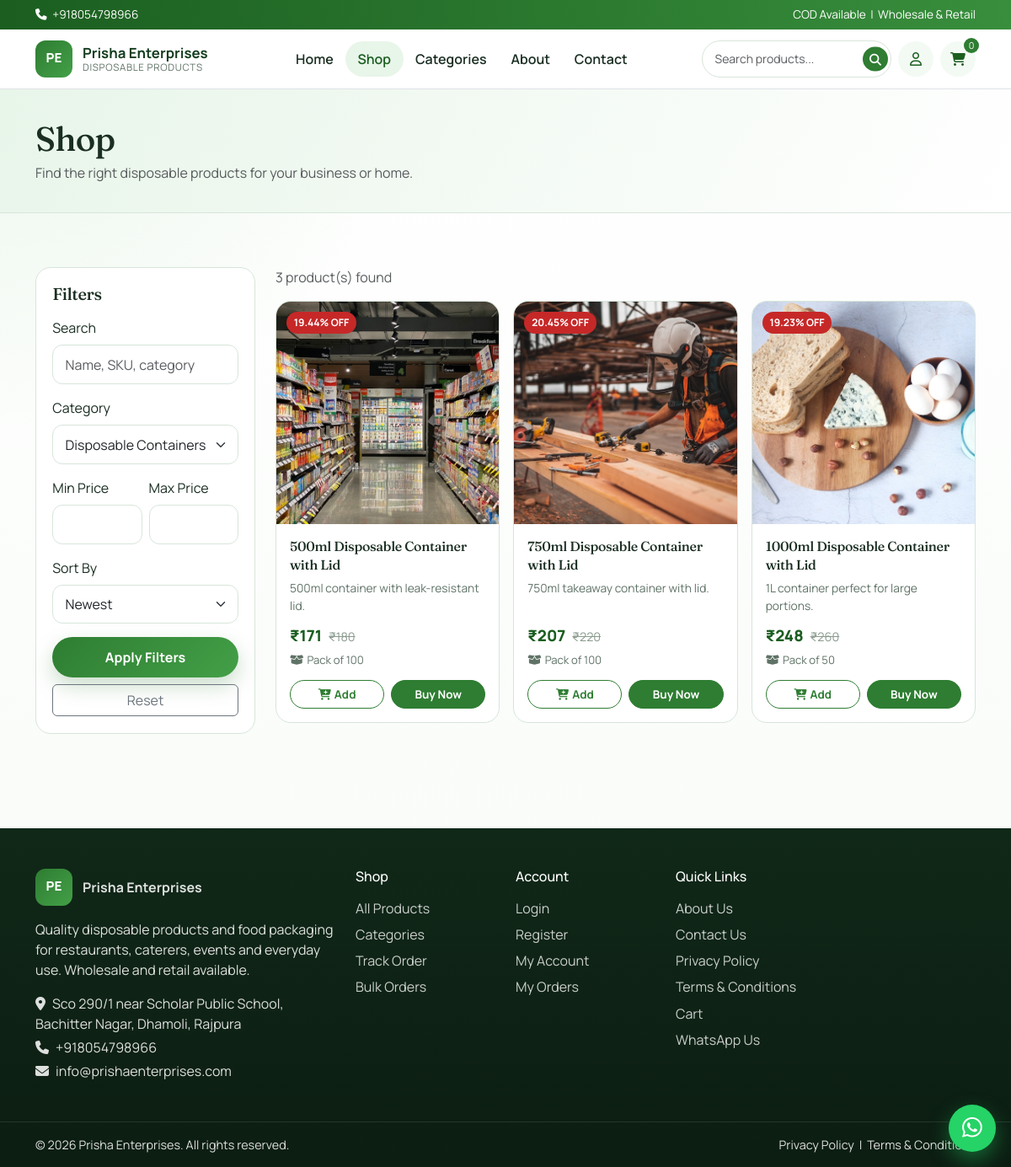
The page /shop.php?category=disposable-containers on the database as committed earlier.
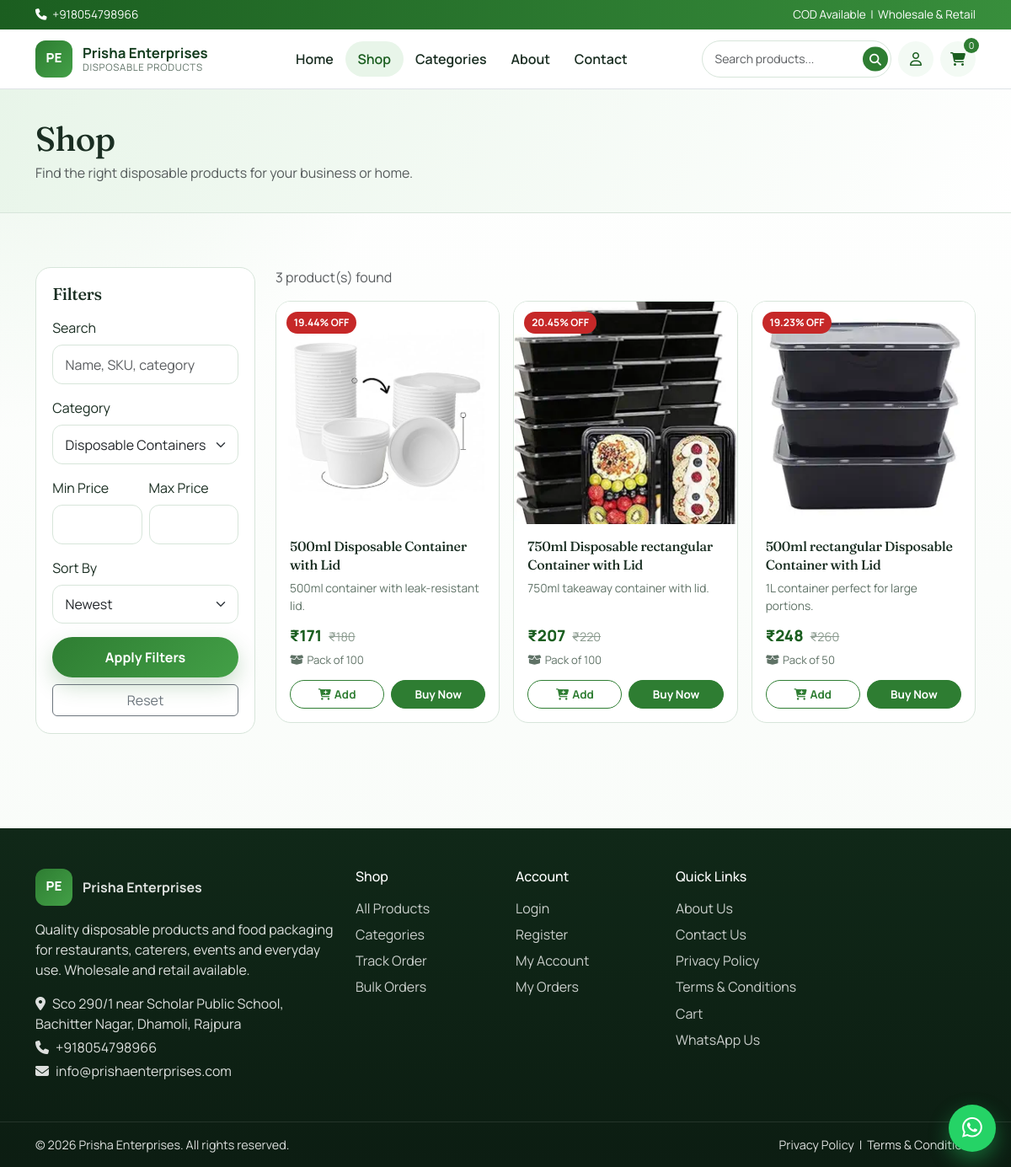
The same page on the database as committed later.
### tables this page shows
CREATE TABLE `products` (
  `id` int(10) unsigned NOT NULL AUTO_INCREMENT,
  `category_id` int(10) unsigned NOT NULL,
  `name` varchar(200) NOT NULL,
  `slug` varchar(220) NOT NULL,
  `sku` varchar(50) NOT NULL,
  `description` text DEFAULT NULL,
  `short_description` varchar(500) DEFAULT NULL,
  `price` decimal(10,2) NOT NULL DEFAULT 0.00,
  `mrp` decimal(10,2) NOT NULL DEFAULT 0.00,
  `discount` decimal(5,2) NOT NULL DEFAULT 0.00,
  `gst` decimal(5,2) NOT NULL DEFAULT 18.00,
  `stock` int(11) NOT NULL DEFAULT 0,
  `pack_size` varchar(100) DEFAULT NULL,
  `image` varchar(255) DEFAULT NULL,
  `status` enum('Active','Inactive') NOT NULL DEFAULT 'Active',
  `featured` tinyint(1) NOT NULL DEFAULT 0,
  `created_at` timestamp NULL DEFAULT current_timestamp(),
  `updated_at` timestamp NULL DEFAULT current_timestamp() ON UPDATE current_timestamp(),
  PRIMARY KEY (`id`),
  UNIQUE KEY `uk_products_sku` (`sku`),
  UNIQUE KEY `uk_products_slug` (`slug`),
  KEY `idx_products_category_id` (`category_id`),
  KEY `idx_products_status` (`status`),
  KEY `idx_products_created_at` (`created_at`),
  CONSTRAINT `fk_products_category` FOREIGN KEY (`category_id`) REFERENCES `categories` (`id`) ON UPDATE CASCADE
);

### includes/functions.php (called while the page is built, shortened)
<?php
function e(?string $value): string
{
    return htmlspecialchars((string)$value, ENT_QUOTES | ENT_SUBSTITUTE, 'UTF-8');
}
function url(string $path = ''): string
{
    return BASE_URL . '/' . ltrim($path, '/');
}
function asset(string $path): string
{
    return url('assets/' . ltrim($path, '/'));
}
function round_money(float|int|string $amount): float
{
    return (float)round((float)$amount, 0);
}
function format_money(float|int|string $amount): string
{
    return '₹' . number_format(round_money($amount), 0);
}
function product_gst_rate(array $product): float
{
    $gst = (float)($product['gst'] ?? 0);
    return $gst;
}
function product_price_incl_gst(array $product): float
{
    $price = (float)($product['price'] ?? 0);
    return round_money($price + ($price * product_gst_rate($product) / 100));
}
function product_image_url(?string $image): string
{
    $name = basename($image);
    $url = asset('images/' . rawurlencode($name));
    if (str_starts_with($name, 'prod_')) {
        $path = BASE_PATH . '/assets/images/' . $name;
        if (is_file($path)) {
            return $url . '?v=' . filemtime($path);
        }
        return $url . '?v=' . time();
    }
    if (is_file(BASE_PATH . '/assets/images/' . $name)) {
        return asset('images/' . rawurlencode($name));
    }
    return asset('images/placeholder-product.jpg');
}
function paginate(int $total, int $page, int $perPage = 12): array
{
    $pages = max(1, (int)ceil($total / $perPage));
    $page = max(1, min($page, $pages));
    return [
        'total'    => $total,
        'page'     => $page,
        'per_page' => $perPage,
        'pages'    => $pages,
        'offset'   => ($page - 1) * $perPage,
    ];
}

### includes/product-card.php (the view, shortened to what the changed rows need)
<?php
$displayPrice = product_price_incl_gst($product);
$mrp = (float)$product['mrp'];
$discount = (float)$product['discount'];
?>
<div class="product-card">
  <div class="img-wrap">
    <?php if ($discount > 0): ?>
      <span class="discount-badge"><?= e(rtrim(rtrim(number_format($discount, 2), '0'), '.')) ?>% OFF</span>
    <?php endif; ?>
    <a href="<?= e(url('product.php?id=' . (int)$product['id'])) ?>">
      <img src="<?= e(product_image_url($product['image'] ?? null)) ?>" alt="<?= e($product['name']) ?>" loading="lazy">
    </a>
  </div>
  <div class="body">
    <h3><a href="<?= e(url('product.php?id=' . (int)$product['id'])) ?>"><?= e($product['name']) ?></a></h3>
    <?php if (!empty($product['short_description'])): ?>
      <p class="short"><?= e($product['short_description']) ?></p>
    <?php endif; ?>
    <div class="price-row">
      <span class="price"><?= e(format_money($displayPrice)) ?></span>
      <?php if ($mrp > 0 && ($discount > 0 || $mrp > $displayPrice)): ?>
        <span class="mrp"><?= e(format_money($mrp)) ?></span>
      <?php endif; ?>
    </div>
    <?php if (!empty($product['pack_size'])): ?>
      <div class="pack-size"><i class="fa-solid fa-box-open me-1"></i><?= e($product['pack_size']) ?></div>
    <?php endif; ?>
    <div class="product-actions">
      <button type="button" class="btn btn-outline-success" data-add-to-cart data-product-id="<?= (int)$product['id'] ?>" <?= (int)$product['stock'] <= 0 ? 'disabled' : '' ?>>
        <i class="fa-solid fa-cart-plus me-1"></i>Add
      </button>
      <button type="button" class="btn btn-success" data-buy-now data-product-id="<?= (int)$product['id'] ?>" <?= (int)$product['stock'] <= 0 ? 'disabled' : '' ?>>
        Buy Now
      </button>
    </div>
  </div>
</div>

### shop.php (shortened to what the changed rows need)
<?php
$pdo = getDB();
$categorySlug = trim((string)($_GET['category'] ?? ''));
$sort = (string)($_GET['sort'] ?? 'newest');
$page = max(1, (int)($_GET['page'] ?? 1));
$where = ["p.status = 'Active'"];
$params = [];
if ($categorySlug !== '') {
    $where[] = 'c.slug = ?';
    $params[] = $categorySlug;
}
$orderBy = match ($sort) {
    'price_asc' => '(p.price * (1 + COALESCE(p.gst, 0) / 100)) ASC',
    'price_desc' => '(p.price * (1 + COALESCE(p.gst, 0) / 100)) DESC',
    'name' => 'p.name ASC',
    default => 'p.created_at DESC',
};
$sqlWhere = implode(' AND ', $where);
$countStmt = $pdo->prepare("SELECT COUNT(*) FROM products p JOIN categories c ON c.id = p.category_id WHERE $sqlWhere");
$countStmt->execute($params);
$total = (int)$countStmt->fetchColumn();
$pager = paginate($total, $page, 12);
$stmt = $pdo->prepare(
    "SELECT p.*, c.name AS category_name FROM products p
     JOIN categories c ON c.id = p.category_id
     WHERE $sqlWhere ORDER BY $orderBy LIMIT {$pager['per_page']} OFFSET {$pager['offset']}"
);
$stmt->execute($params);
$products = $stmt->fetchAll();
include __DIR__ . '/includes/header.php';
?>
<section class="page-hero">
  <div class="container">
    <h1 class="mb-1">Shop</h1>
  </div>
</section>
<section class="section-pad">
  <div class="container">
    <div class="row g-4">
      <div class="col-lg-3">
        <form class="filter-box" method="get" action="<?= e(url('shop.php')) ?>">
          <h2 class="h5 mb-3">Filters</h2>
        </form>
      </div>
      <div class="col-lg-9">
        <?php if (!$products): ?>
          <div class="alert alert-light border">No products matched your filters.</div>
        <?php else: ?>
          <div class="row g-3">
            <?php foreach ($products as $product): ?>
              <div class="col-6 col-md-4">
                <?php include __DIR__ . '/includes/product-card.php'; ?>
              </div>
            <?php endforeach; ?>
          </div>
        <?php endif; ?>
      </div>
    </div>
  </div>
</section>
<?php include __DIR__ . '/includes/footer.php'; ?>

Rows that differ between the two databases and show on the page:
changed products "500ml Disposable Container with Lid": image: a different picture
changed products "750ml takeaway container with lid.": image: a different picture; name "750ml Disposable Container with Lid" → "750ml Disposable rectangular Container with Lid"
changed products "1L container perfect for large portions.": image: a different picture; name "1000ml Disposable Container with Lid" → "500ml rectangular Disposable Container with Lid"
